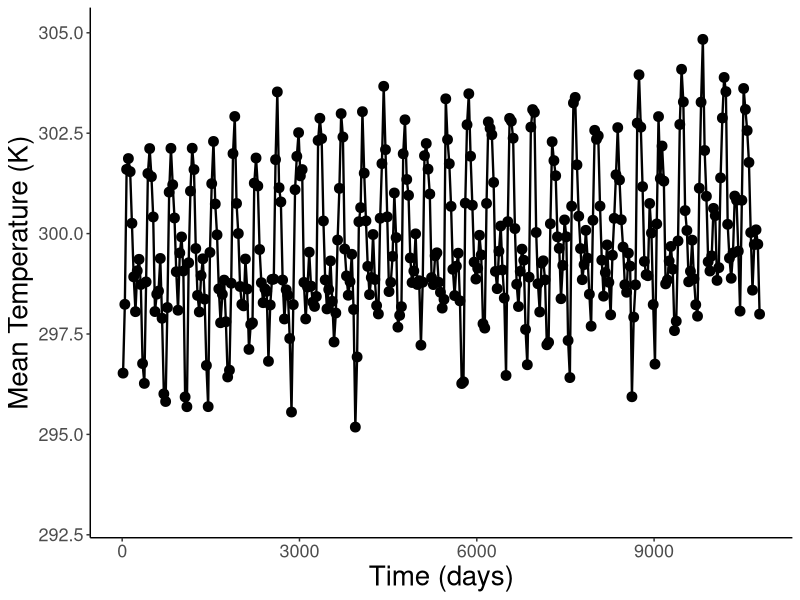
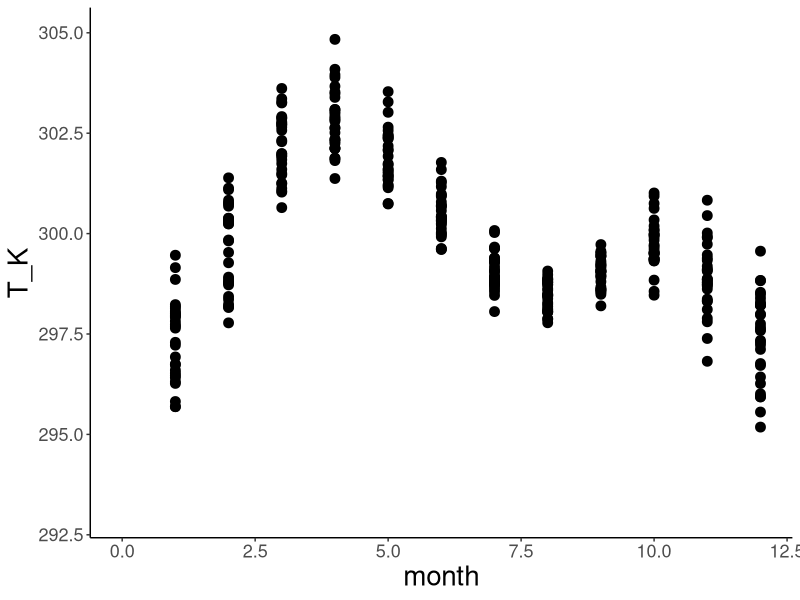
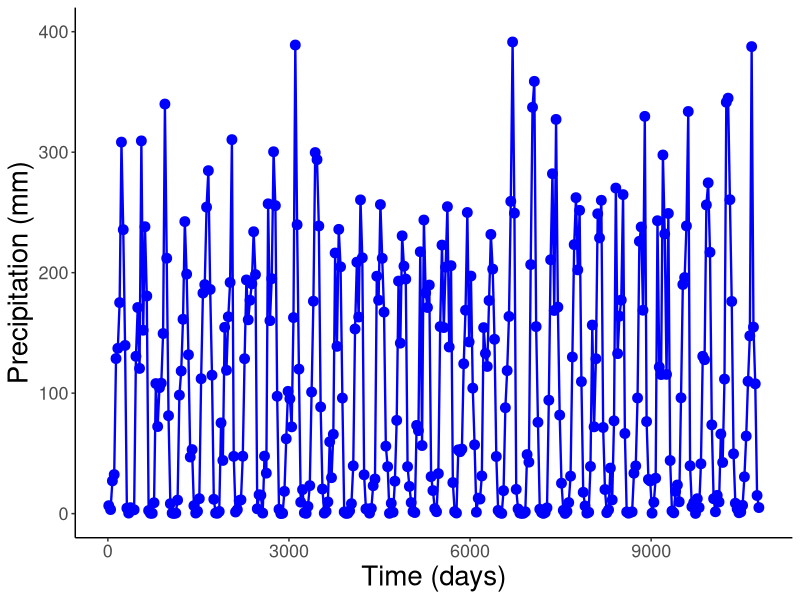
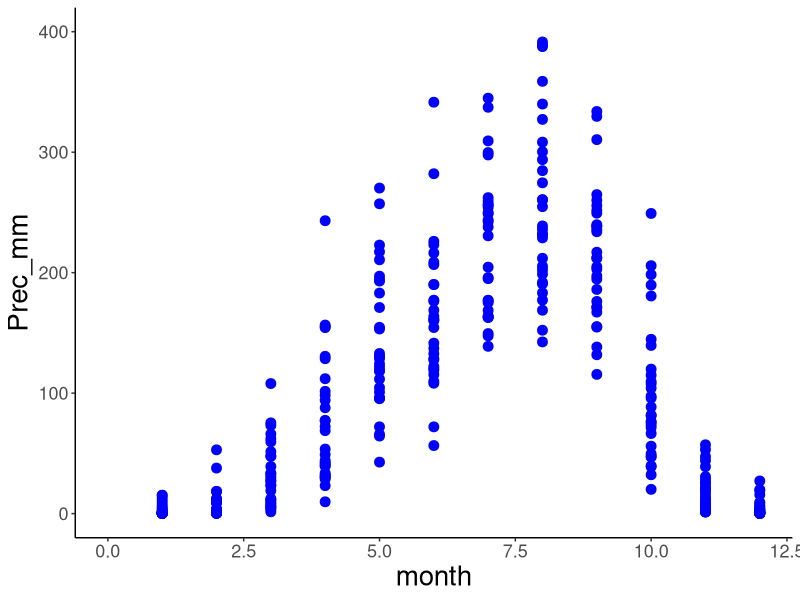
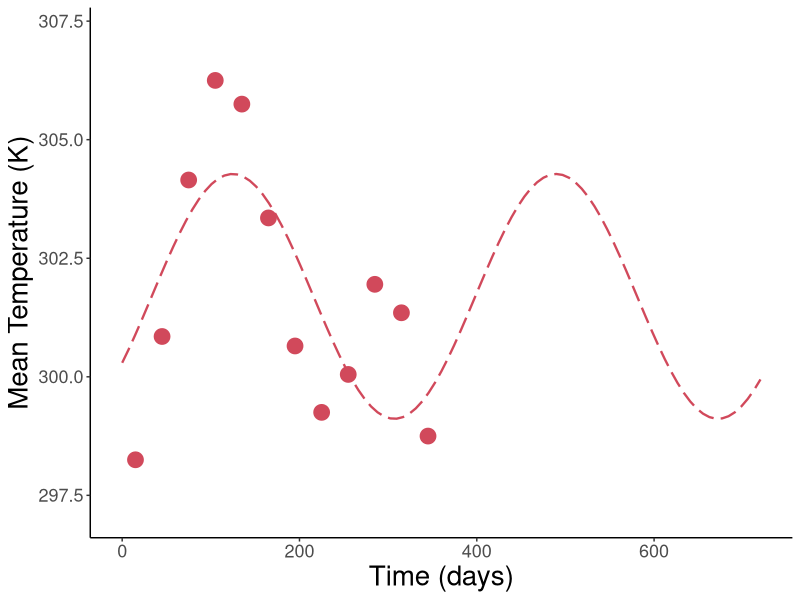

R code for these plots, in order:
#############################################################################
#### This R script fits sinusoidal functions to habitat temperature data ####
#############################################################################


# Load packages and set working directory
library(tidyr)
library(ggplot2)
library(dplyr)
library(tidyverse)
setwd(dirname(rstudioapi::getActiveDocumentContext()$path))


#### Fit temperature functions to data from Climate Wizard using Fourier analysis ####
# Select a location by removing # in front of name and placing # in front of other locations
data <- as.data.frame(read_csv("Nigeria climate data.csv"))

# Fit sinusoidal function to habitat temperature data
fit <- nls(T_K ~ (meanT + dMean * days) + (amplT + dAmpl * days) * sin(2*pi*(days + shiftT)/360), data = data,
           start = list(meanT = 300, dMean = 0.1, amplT = 5, dAmpl = 0.1, shiftT = 30))
summary(fit)

# Plot model fit to TEMPERATURE data
xmin <- 0
xmax <- 360*(1991-1961)
ggplot(data, aes(x=days, y=T_K)) + 
  geom_point(size=3, color="black") +
  geom_line(size=0.8) +
  #geom_function(fun = function(t){(coef(fit)[1] + coef(fit)[2] * t) + (coef(fit)[3] + coef(fit)[4] * t) * sin(2*pi*(t + coef(fit)[5])/360)},
  #              size=1, color="#d1495b") +
  labs(x="Time (days)", y="Mean Temperature (K)") +
  scale_x_continuous(limits=c(xmin, xmax)) +
  scale_y_continuous(limits=c(coef(fit)[1] - coef(fit)[2] - 6, coef(fit)[1] + coef(fit)[2] + 6)) +
  theme(panel.grid.major = element_blank(), panel.grid.minor = element_blank(),
        panel.background = element_rect(fill="transparent"), plot.background = element_rect(fill="transparent"),
        axis.line = element_line(colour = "black"), legend.position = "none", 
        axis.text = element_text(size=13), axis.title = element_text(size=20))

# Plot fit to TEMPERATURE data pooled across years
ggplot(data, aes(x=month, y=T_K)) + 
  geom_point(size=3, color="black") +
  scale_x_continuous(limits=c(0, 12)) +
  scale_y_continuous(limits=c(coef(fit)[1] - coef(fit)[2] - 6, coef(fit)[1] + coef(fit)[2] + 6)) +
  theme(panel.grid.major = element_blank(), panel.grid.minor = element_blank(),
        panel.background = element_rect(fill="transparent"), plot.background = element_rect(fill="transparent"),
        axis.line = element_line(colour = "black"), legend.position = "none", 
        axis.text = element_text(size=13), axis.title = element_text(size=20))


# Plot model fit to PRECIPITATION data
ymin <- 0
ymax <- 400
ggplot(data, aes(x=days, y=Prec_mm)) + 
  geom_point(size=3, color="blue") +
  geom_line(size=0.8, color="blue") +
  labs(x="Time (days)", y="Precipitation (mm)") +
  scale_x_continuous(limits=c(xmin, xmax)) +
  scale_y_continuous(limits=c(ymin, ymax)) +
  theme(panel.grid.major = element_blank(), panel.grid.minor = element_blank(),
        panel.background = element_rect(fill="transparent"), plot.background = element_rect(fill="transparent"),
        axis.line = element_line(colour = "black"), legend.position = "none", 
        axis.text = element_text(size=13), axis.title = element_text(size=20))

# Plot fit to PRECIPITATION data pooled across years
ggplot(data, aes(x=month, y=Prec_mm)) + 
  geom_point(size=3, color="blue") +
  scale_x_continuous(limits=c(0, 12)) +
  scale_y_continuous(limits=c(ymin, ymax)) +
  theme(panel.grid.major = element_blank(), panel.grid.minor = element_blank(),
        panel.background = element_rect(fill="transparent"), plot.background = element_rect(fill="transparent"),
        axis.line = element_line(colour = "black"), legend.position = "none", 
        axis.text = element_text(size=13), axis.title = element_text(size=20))


########## Fit temperature functions to data from Habitat temperatures.csv ##########
# Read data
temp.data <- as.data.frame(read_csv("Habitat temperatures.csv"))

# Select an insect by removing # in front of name and placing # in front of other species
#sp.data <- subset(temp.data, Species == "Clavigralla shadabi")
#sp.data <- subset(temp.data, Species == "Clavigralla tomentosicollis Benin")
#sp.data <- subset(temp.data, Species == "Clavigralla tomentosicollis Nigeria A")
#sp.data <- subset(temp.data, Species == "Clavigralla tomentosicollis Nigeria B")
#sp.data <- subset(temp.data, Species == "Clavigralla tomentosicollis Nigeria C")
sp.data <- subset(temp.data, Species == "Clavigralla tomentosicollis Burkina Faso")

# Remove columns that do not contain temperature data
sp.data <- sp.data[-1:-7]
rownames(sp.data) <- c("T_K")

# Make data table with time and mean monthly temperature
data <- matrix(nrow = length(sp.data), ncol = 1)
for(i in 1:length(data)) {data[i] <- 30*(i-1)+15} # mid-point of month
colnames(data) <- c("day")
data <- cbind(data, t(sp.data)) # mean monthly temperature data

# Remove blank cells
data <- data[rowSums(is.na(data)) == 0,]
data <- as.data.frame(data)

# Fit sinusoidal function to habitat temperature data
fit <- nls(T_K ~ meanT + amplT*sin(2*pi*(day + shiftT)/365), data = data,
           start = list(meanT = 293, amplT = 2, shiftT = 30))
summary(fit)

# Plot model data
ggplot(data, aes(x=day, y=T_K)) + 
  geom_point(size=5, color="#d1495b") +
  geom_function(fun = function(t) coef(fit)[1] + coef(fit)[2]*sin(2*pi*(t + coef(fit)[3])/365),
                size=0.8, linetype="longdash", color="#d1495b") +
  labs(x="Time (days)", y="Mean Temperature (K)") +
  scale_x_continuous(limits=c(0, 720)) +
  scale_y_continuous(limits=c(coef(fit)[1] - coef(fit)[2] - 2, coef(fit)[1] + coef(fit)[2] + 3)) +
  theme(panel.grid.major = element_blank(), panel.grid.minor = element_blank(),
        panel.background = element_rect(fill="transparent"), plot.background = element_rect(fill="transparent"),
        axis.line = element_line(colour = "black"), legend.position = "none", 
        axis.text = element_text(size=13), axis.title = element_text(size=20))
